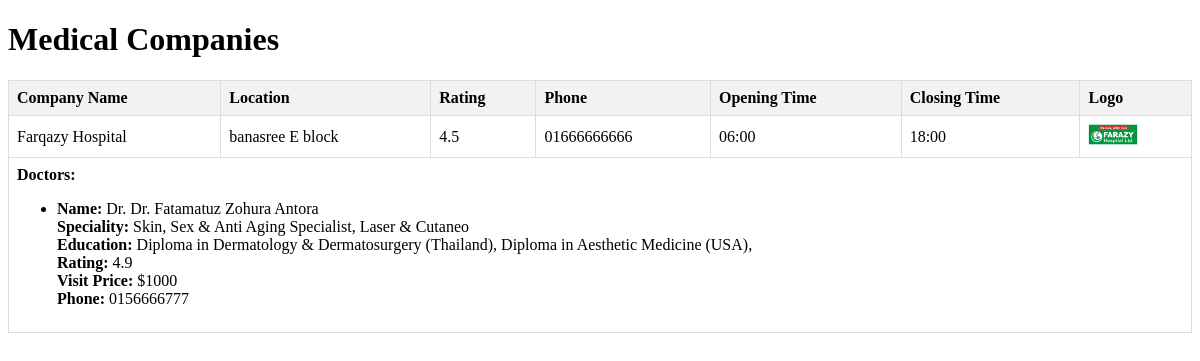
Page /medical-companies/ on the committed database.
### GoThreads/models.py (models this page shows, shortened)
class Company(models.Model):
    COMPANY_TYPES = [
        ('CarCompany', 'Car Company'),
        ('HotelCompany', 'Hotel Company'),
        ('MedicalCompany', 'Medical Company'),
        ('LifestyleCompany', 'Lifestyle Company'),
        ('OnlineCoursesCompany', 'Online Courses'),
        ('BabyCareCompany', 'Baby Care Company'),
        ('ServicesCompany', 'Services Company'),
        ('AirCompany', 'Air Company'),
        ('BusCompany', 'Bus Company'),
        ('LonchCompany', 'Lonch Company'),
        ('ResortCompany', 'Resort Company'),
        ('ShoppingCompany', 'Shopping Company'),
    ]
    company_id = models.CharField(max_length=20)
    company_name = models.CharField(max_length=100)
    company_type = models.CharField(max_length=20, choices=COMPANY_TYPES)
    details = models.TextField(blank=True, max_length=300)
    location = models.CharField(max_length=200)
    rating = models.FloatField(blank=True, null=True)

class MedicalCompany(Company):
    open_time = models.TimeField(blank=True, null=True)
    close_time = models.TimeField(blank=True, null=True)
    profile_picture = models.ImageField(upload_to='MedicalLogo', blank=True, null=True)
    phone = models.CharField(max_length=15)

class Company(models.Model):
    COMPANY_TYPES = [
        ('CarCompany', 'Car Company'),
        ('HotelCompany', 'Hotel Company'),
        ('MedicalCompany', 'Medical Company'),
        ('LifestyleCompany', 'Lifestyle Company'),
        ('OnlineCoursesCompany', 'Online Courses'),
        ('BabyCareCompany', 'Baby Care Company'),
        ('ServicesCompany', 'Services Company'),
        ('AirCompany', 'Air Company'),
        ('BusCompany', 'Bus Company'),
        ('LonchCompany', 'Lonch Company'),
        ('ResortCompany', 'Resort Company'),
        ('ShoppingCompany', 'Shopping Company'),
    ]
    company_id = models.CharField(max_length=20)
    company_name = models.CharField(max_length=100)
    company_type = models.CharField(max_length=20, choices=COMPANY_TYPES)
    details = models.TextField(blank=True, max_length=300)
    location = models.CharField(max_length=200)
    rating = models.FloatField(blank=True, null=True)

class Doctor(models.Model):
    medical_company = models.ForeignKey(MedicalCompany, related_name='doctors', on_delete=models.CASCADE)
    doctor_name = models.CharField(max_length=100)
    speciality = models.CharField(max_length=50)
    education = models.CharField(max_length=200, blank=True, null=True)
    rating = models.FloatField(null=True, blank=True)
    visit_price = models.PositiveIntegerField()
    phone = models.CharField(max_length=15)

### GoThreads/views.py (the view)
# urls.py: path('medical-companies/', medical_company_list, name='medical_company_list'),
def medical_company_list(request):
    medical_companies = MedicalCompany.objects.all()  # Fetch all MedicalCompany objects
    return render(request, 'medical_company_list.html', {'medical_companies': medical_companies})

### GoThreads/templates/medical_company_list.html (shortened to what this page needs)
<!DOCTYPE html>
<html>
<head>
</head>
<body>
    <h1>Medical Companies</h1>
    {% if medical_companies %}
        <table>
            <thead>
                <tr>
                    <th>Company Name</th>
                    <th>Location</th>
                    <th>Rating</th>
                    <th>Phone</th>
                    <th>Opening Time</th>
                    <th>Closing Time</th>
                    <th>Logo</th>
                </tr>
            </thead>
            <tbody>
                {% for company in medical_companies %}
                    <tr>
                        <td>{{ company.company_name }}</td>
                        <td>{{ company.location }}</td>
                        <td>{{ company.rating|default:"N/A" }}</td>
                        <td>{{ company.phone }}</td>
                        <td>{{ company.open_time|time:"H:i" }}</td>
                        <td>{{ company.close_time|time:"H:i" }}</td>
                        <td>
                            {% if company.profile_picture %}
                                <img src="{{ company.profile_picture.url }}" alt="{{ company.company_name }}" class="company-logo">
                            {% else %}
                                No Logo
                            {% endif %}
                        </td>
                    </tr>
                    <tr>
                        <td colspan="7">
                            <strong>Doctors:</strong>
                            <ul>
                                {% for doctor in company.doctors.all %}
                                    <li>
                                        <strong>Name:</strong> Dr. {{ doctor.doctor_name }}<br>
                                        <strong>Speciality:</strong> {{ doctor.speciality }}<br>
                                        <strong>Education:</strong> {{ doctor.education|default:"N/A" }}<br>
                                        <strong>Rating:</strong> {{ doctor.rating|default:"N/A" }}<br>
                                        <strong>Visit Price:</strong> ${{ doctor.visit_price }}<br>
                                        <strong>Phone:</strong> {{ doctor.phone }}
                                    </li>
                                {% empty %}
                                    <li>No doctors available</li>
                                {% endfor %}
                            </ul>
                        </td>
                    </tr>
                {% endfor %}
            </tbody>
        </table>
    {% else %}
        <p>No medical companies available.</p>
    {% endif %}
</body>
</html>

### GoThreads/templates/medical_company_list.html (style rules this page uses)
table { width: 100%; border-collapse: collapse; }
table, th, td { border: 1px solid #ddd; padding: 8px; }
th { background-color: #f2f2f2; text-align: left; }
.company-logo { width: 50px; height: auto; }

### rows in the picture
MedicalCompany: company_name "Farqazy Hospital", location "banasree E block", rating "4.5", phone "01666666666", open_time "06:00", close_time "18:00", profile_picture (picture)
Doctor: doctor_name "Dr. Fatamatuz Zohura Antora", speciality "Skin, Sex & Anti Aging Specialist, Laser & Cutaneo", education "Diploma in Dermatology & Dermatosurgery (Thailand), Diploma in Aesthetic Medicine (USA),", rating "4.9", visit_price "1000", phone "0156666777"
